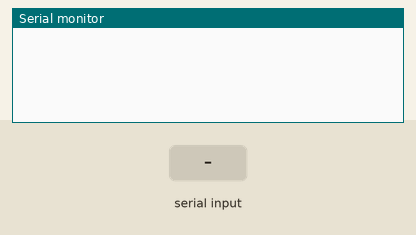
Recording of a sketch running on a simulated Arduino Uno, built with avr-gcc and run on an emulated ATmega328P. On the bench: the last lines printed to the serial monitor. Inputs (shaded band) come from the test bench.

Above: at 1.2 s.
1.3 s: "90,45\n" received over Serial
At 2.1 s:
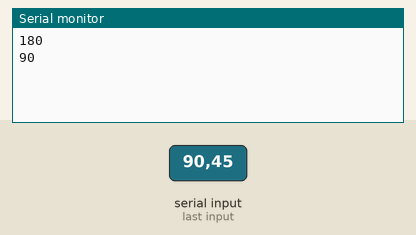
2.8 s: "30,150\n" received over Serial
At 4.1 s:
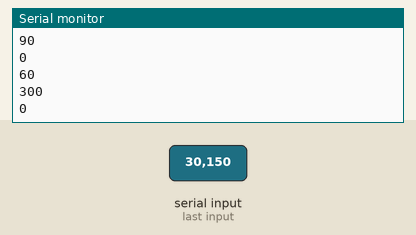
Timing chart, 0 to 5.8 s (numbered marks = the images above; inputs shaded):
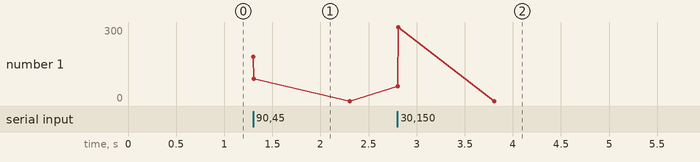

The sketch:

Exercicio01.ino
```cpp
// Comunicacao Serial de Inteiros - Adriano Rodrigues
int buf = 0;
void setup() // Sempre utilizar Serial.begin() no setup
{
  Serial.begin(9600); // Configura Serial para 9600 de baud rate
}
void loop()
{
  if (Serial.available() > 0)
  {
    buf = Serial.parseInt(); // Interpreta o dado lido como um int
    Serial.println(buf * 2); // Imprime BUF multiplicado por 2
  }
}
```

Measured:
- after the input at 1.3 s, the serial monitor: prints a new line at once (image 1)
- after the input at 2.8 s, the serial monitor: prints a new line at once (image 2)
